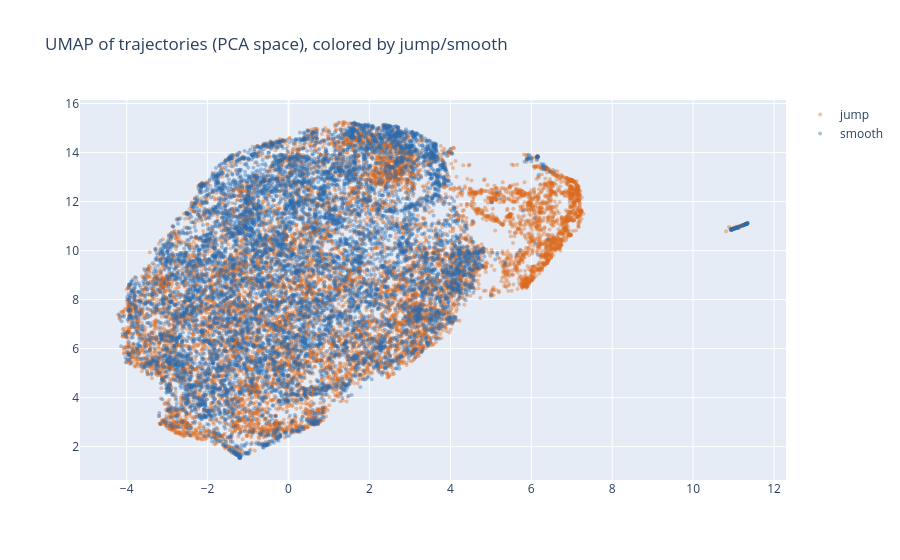

The cell this chart's notebook holds for it:
### Code cell
from sklearn.manifold import TSNE
import umap

# --- t-SNE ---
tsne = TSNE(n_components=2, perplexity=30, random_state=42)
tsne_embedding = tsne.fit_transform(train_pca_vectors)

# --- UMAP ---
reducer = umap.UMAP(n_components=2, n_neighbors=15, min_dist=0.1, random_state=42)
umap_embedding = reducer.fit_transform(train_pca_vectors)

jump_mask_train = np.array([
    np.max(np.abs(np.diff(traj))) > 10000
    for traj in train_resampled_trajectories
])

fig = go.Figure()
for label, mask, color in [("jump", jump_mask_train, "#dd6b20"), ("smooth", ~jump_mask_train, "#2b6cb0")]:
    fig.add_trace(go.Scatter(
        x=umap_embedding[mask, 0], y=umap_embedding[mask, 1],
        mode="markers", name=label,
        marker=dict(size=4, color=color, opacity=0.4),
    ))
fig.update_layout(title="UMAP of trajectories (PCA space), colored by jump/smooth")
fig.show()

### Figure 1 — Plotly figure (JSON) as saved in the notebook; plotly's stock layout.template omitted (floating-point values rounded to 4 significant figures; data arrays with more than 128 entries replaced by an {"elided": "..."} marker saying what was removed)
{"data": [{"marker": {"color": "#dd6b20", "opacity": 0.4, "size": 4}, "mode": "markers", "name": "jump", "type": "scatter", "x": {"elided": "11002 float values"}, "y": {"elided": "11002 float values"}}, {"marker": {"color": "#2b6cb0", "opacity": 0.4, "size": 4}, "mode": "markers", "name": "smooth", "type": "scatter", "x": {"elided": "9262 float values"}, "y": {"elided": "9262 float values"}}], "layout": {"title": {"text": "UMAP of trajectories (PCA space), colored by jump/smooth"}}}
